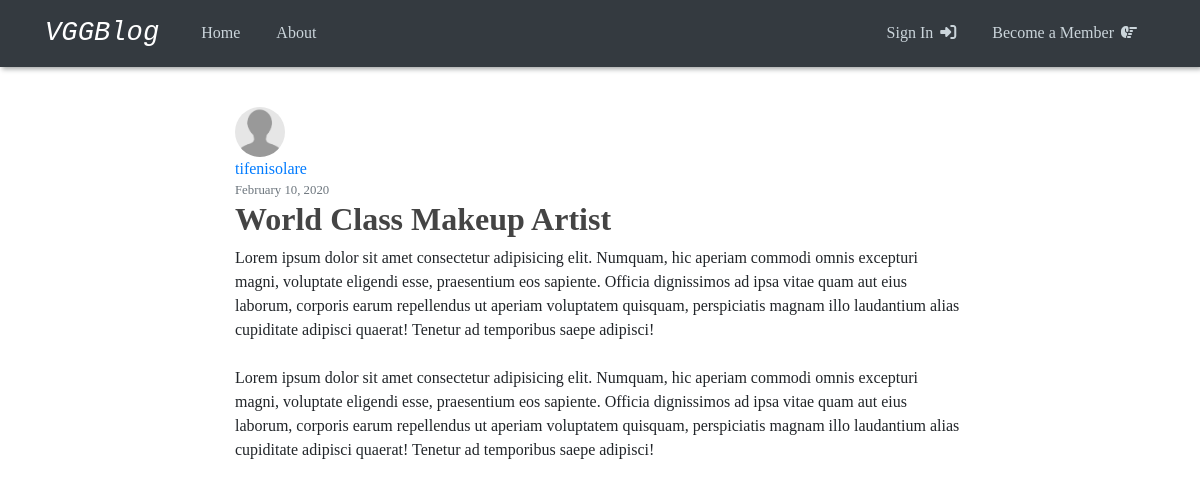
Screenshot of /post/3 with the database file from the repository.
### vggblog/models.py (models this page shows, shortened)
class User(db.Model, UserMixin):
  id = db.Column(db.Integer, primary_key=True)
  username = db.Column(db.String(20), unique=True, nullable=False)
  image_file = db.Column(db.String(20), nullable=False, default='default.jpg')
  password = db.Column(db.String(60), nullable=False)
  posts = db.relationship('Post', backref='author', lazy=True)

class Post(db.Model):
  id = db.Column(db.Integer, primary_key=True)
  title = db.Column(db.String(100), nullable=False)
  date_posted = db.Column(db.DateTime, nullable=False, default=datetime.utcnow)
  content = db.Column(db.Text, nullable=False)
  user_id = db.Column(db.Integer, db.ForeignKey('user.id'), nullable=False)

### vggblog/routes.py (the view)
@app.route('/post/<int:post_id>')
def post(post_id):
  post = Post.query.get_or_404(post_id)
  return render_template('post.html', title=post.title, post=post)

### vggblog/templates/post.html (shortened to what this page needs)
{% extends "layout.html" %}
{% block content %}
  <article class="content-section">
    <img class="rounded-circle article-img" src="{{url_for('static', filename='profile_pics/' + post.author.image_file)}}" alt="">
    <div class="media-body">
      <div class="article-metadata">
        <a class="mr-2" href="#">{{ post.author.username }}</a>
        <small class="text-muted">{{ post.date_posted.strftime('%B %d, %Y') }}</small>
      </div>
      <h2 class="article-title">{{ post.title }}</h2>
      <p class="article-content">{{ post.content }}</p>
    </div>
  </article>
{% endblock content %}

### vggblog/static/main.css (style rules this page uses)
body { font-family: Cambria, Cochin, Georgia, Times, 'Times New Roman', serif; }
h1, h2, h3, h4, h5, h6 { color: #444444; }
.article-title { color: #444444; font-weight: bold; }
.article-content { white-space: pre-line; }
.article-img { height: 50px; width: 50px; margin-right: 16px; }
.article-metadata { display: flex; flex-direction: column; }

### rows the page displays
User: image_file (placeholder picture), author.username "tifenisolare"
Post: date_posted "February 10, 2020", title "World Class Makeup Artist", content "Lorem ipsum dolor sit amet consectetur adipisicing elit. Numquam, hic aperiam commodi omnis excepturi magni, voluptate eligendi esse, praesentium eos sapiente. Officia dignissimos ad ipsa vitae quam aut eius laborum, corporis earum repellendus ut aperiam voluptatem quisquam, perspiciatis magnam illo laudantium alias cupiditate adipisci quaerat! Tenetur ad temporibus saepe adipisci! Lorem ipsum dolor sit amet consectetur adipisicing elit. Numquam, hic aperiam commodi omnis excepturi magni, voluptate eligendi esse, praesentium eos sapiente. Officia dignissimos ad ipsa vitae quam aut eius laborum, corporis earum repellendus ut aperiam voluptatem quisquam, perspiciatis magnam illo laudantium…"
